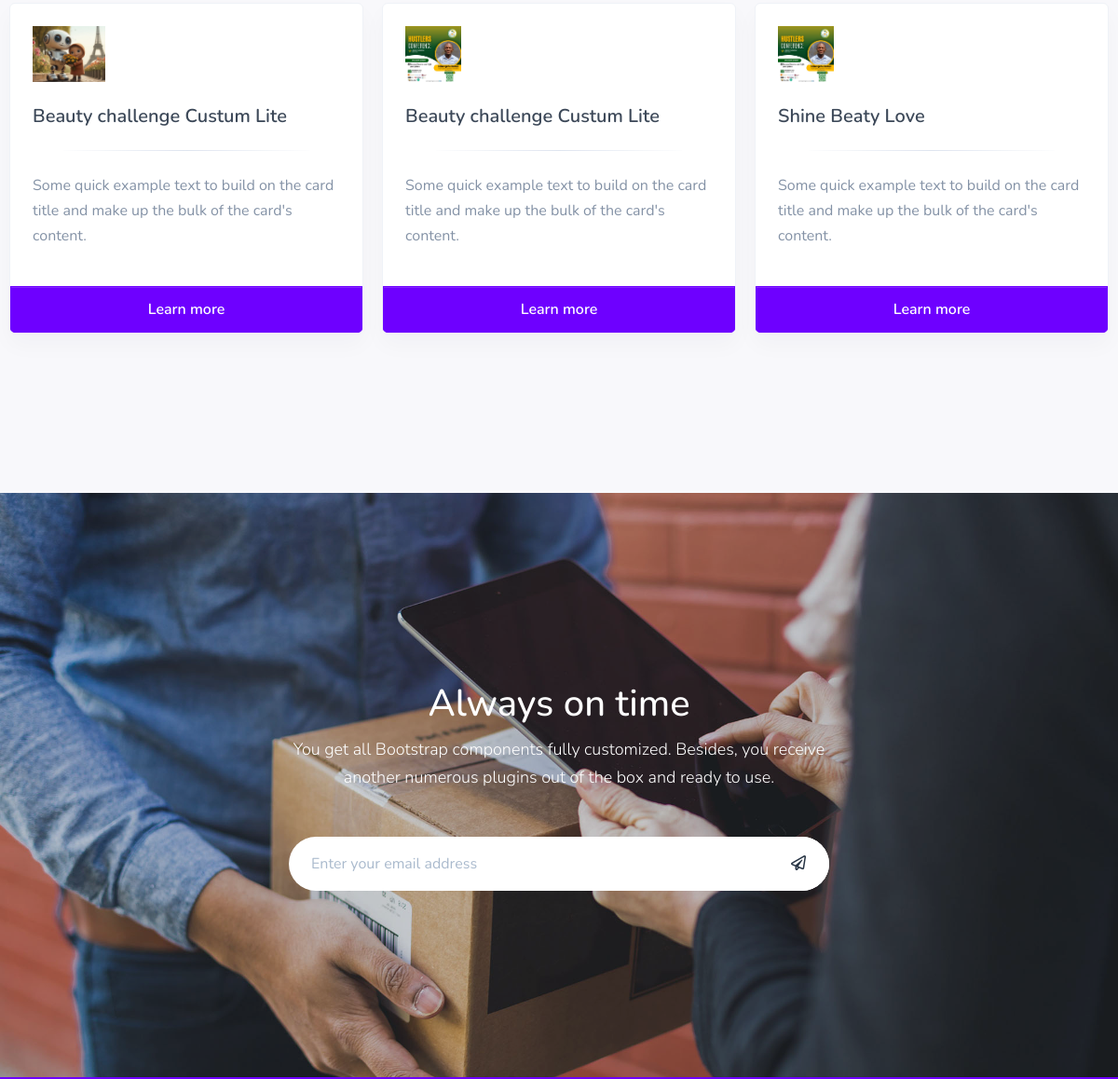
Before: /competitionLanding/ (middle part) with the older database file.
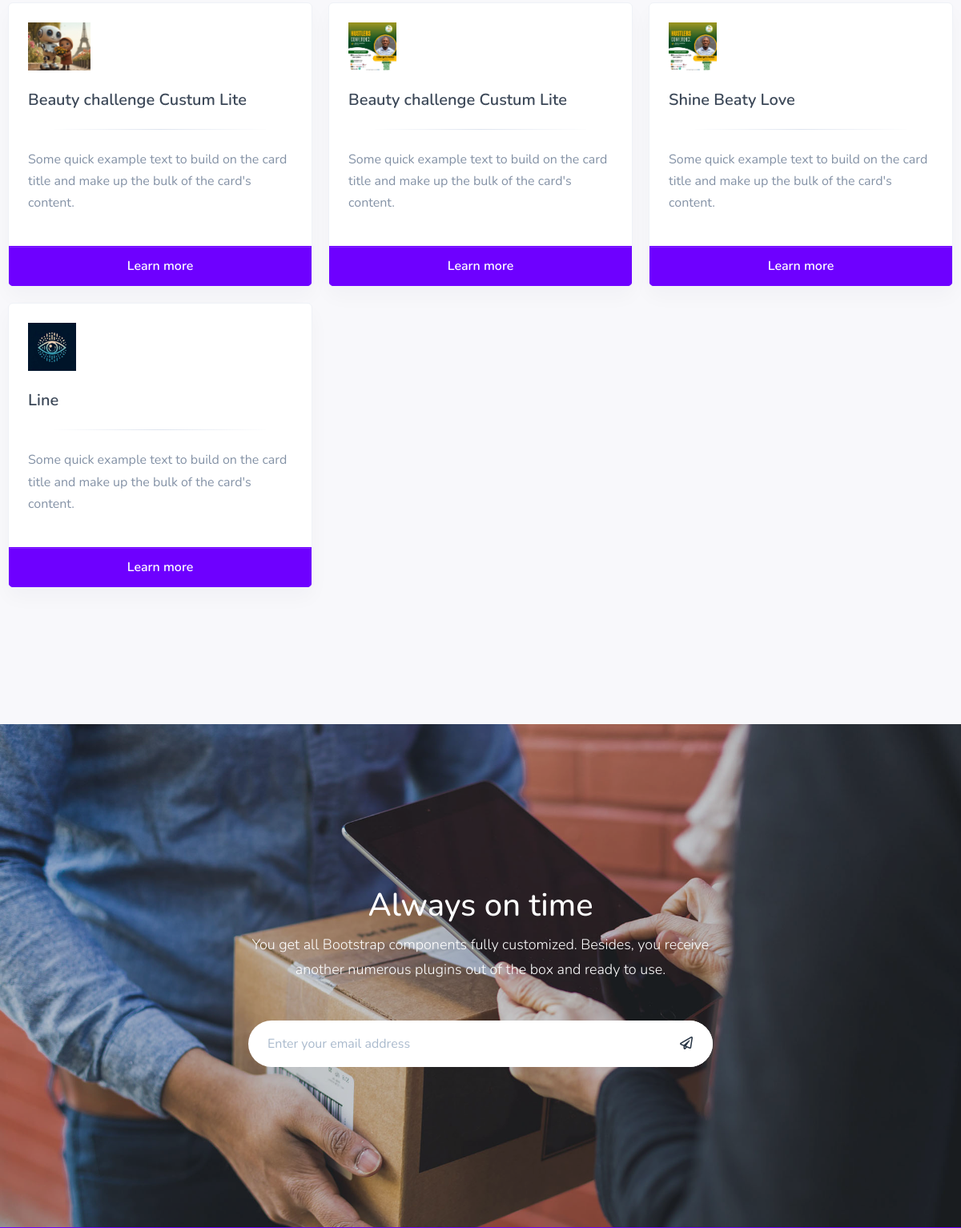
After: the same page with the newer database file.
### starbeautyvote/models.py (models this page shows)
class Competition(models.Model):
    competitionId        = models.CharField(primary_key=True,max_length=50, unique=True)
    image                = models.ImageField()
    competitionName      = models.CharField(max_length=50)
    dateToStart          = models.DateField()
    dateToEnd            = models.DateField()
    description          = models.TextField()
    category             = models.CharField(max_length=50)
    CompetitionPrivacy   = models.CharField(max_length=20)
    registration_fee     = models.IntegerField()
    id_promoter          = models.ForeignKey(Promoter, on_delete=models.CASCADE)

### starbeautyvote/views.py (the view)
# urls.py: path('competitionLanding/', include('starbeautyvote.urls')),
def competitionLanding(request):
    context = {}
    CompetionList = models.Competition.objects.all()
    context['CompetionList'] =  CompetionList
    context['score'] = CompetionList.count()
    return render(request,"pages/pages/competitionLandingPage.html",context)

### starbeautyvote/templates/pages/pages/competitionLandingPage.html (shortened to what this page needs)
{% extends "../../base/home/base.html" %}
{% load static %}
{% block content %}
        <section class="slice slice-lg">
          <div class="container no-padding">
            <div class="row">
              {%for competition in CompetionList%}
              <div class="col-md-4">
                <div class="card hover-shadow-lg">
                  <div class="card-body">
                    <div class="delimiter-bottom pb-3 mb-4">
                      <img alt="Image placeholder" src="{% static competition.image %}" class="svg-inject" style="height: 60px; width: auto">
                      <h5 class="mt-4">{{competition.competitionName}}</h5>
                    </div>
                    <p class="">Some quick example text to build on the card title and make up the bulk of the card's content.</p>
                  </div>
                  <div class="card-footer px-0 py-0 border-0 overflow-hidden">
                    <a href="/competitionDetails/{{competition.competitionId}}" class="btn btn-block btn-primary rounded-0">Learn more</a>
                  </div>
                </div>
              </div>
          {% endfor %}
            </div>
          </div>
        </section>
      <br>  <br>
    <section class="slice slice-xl bg-cover bg-size--cover" style="background-image: url({% static 'assets/img/backgrounds/img-17.jpg' %} ); background-position: center center;">
        <span class="mask bg-dark opacity-2"></span>
        <div class="container py-6">
          <div class="row justify-content-center">
            <div class="col-lg-6 col-xl-6 text-center">
              <div class="mb-5">
                <h1 class="text-white">Always on time</h1>
                <p class="lead text-white mt-2">You get all Bootstrap components fully customized. Besides, you receive another numerous plugins out of the box and ready to use.</p>
              </div>
              <form>
                <div class="form-group mb-0">
                  <div class="input-group input-group-lg input-group-merge rounded-pill bg-white">
                    <input type="email" class="form-control form-control-flush" name="email" placeholder="Enter your email address" aria-label="Enter your email address">
                    <div class="input-group-append">
                      <button class="btn btn-white text-dark" type="button">
                        <span class="far fa-paper-plane"></span>
                      </button>
                    </div>
                  </div>
                </div>
              </form>
            </div>
          </div>
        </div>
      </section>
      {% endblock %}

Changed rows visible on the page:
added Competition: image (picture), competitionName "Line"
